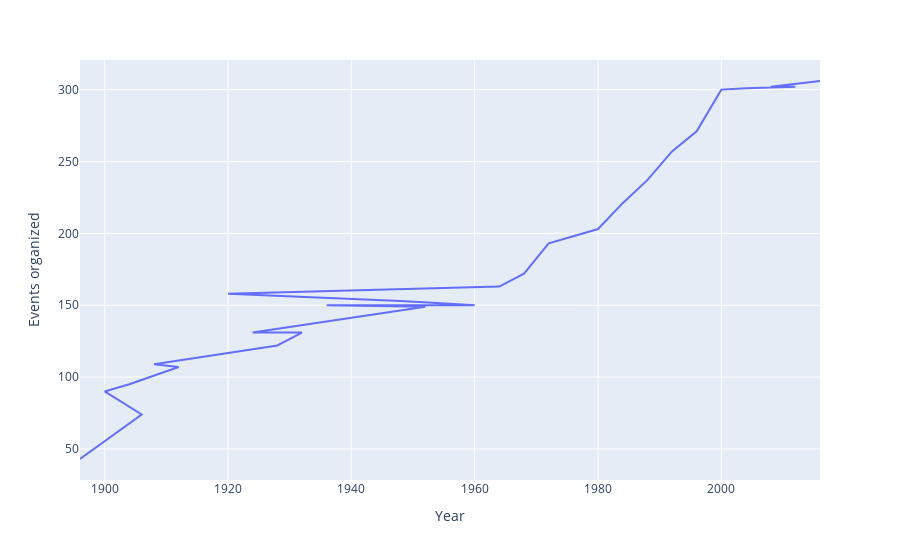

Here is the notebook cell this chart was saved with:
### Code cell
fig = px.line(events_over_time, x="Year", y="Events organized")
fig.show()

### Figure 1 — Plotly figure (JSON) as saved in the notebook; plotly's stock layout.template omitted (floating-point values rounded to 4 significant figures)
{"data": [{"hovertemplate": "Year=%{x}<br>Events organized=%{y}<extra></extra>", "legendgroup": "", "line": {"color": "#636efa", "dash": "solid"}, "marker": {"symbol": "circle"}, "mode": "lines", "name": "", "orientation": "v", "showlegend": false, "type": "scatter", "x": [1896, 1906, 1900, 1904, 1912, 1908, 1928, 1932, 1924, 1952, 1936, 1960, 1956, 1948, 1920, 1964, 1968, 1972, 1976, 1980, 1984, 1988, 1992, 1996, 2000, 2004, 2012, 2008, 2016], "xaxis": "x", "y": [43, 74, 90, 95, 107, 109, 122, 131, 131, 149, 150, 150, 151, 153, 158, 163, 172, 193, 198, 203, 221, 237, 257, 271, 300, 301, 302, 302, 306], "yaxis": "y"}], "layout": {"legend": {"tracegroupgap": 0}, "margin": {"t": 60}, "xaxis": {"anchor": "y", "domain": [0, 1], "title": {"text": "Year"}}, "yaxis": {"anchor": "x", "domain": [0, 1], "title": {"text": "Events organized"}}}}
